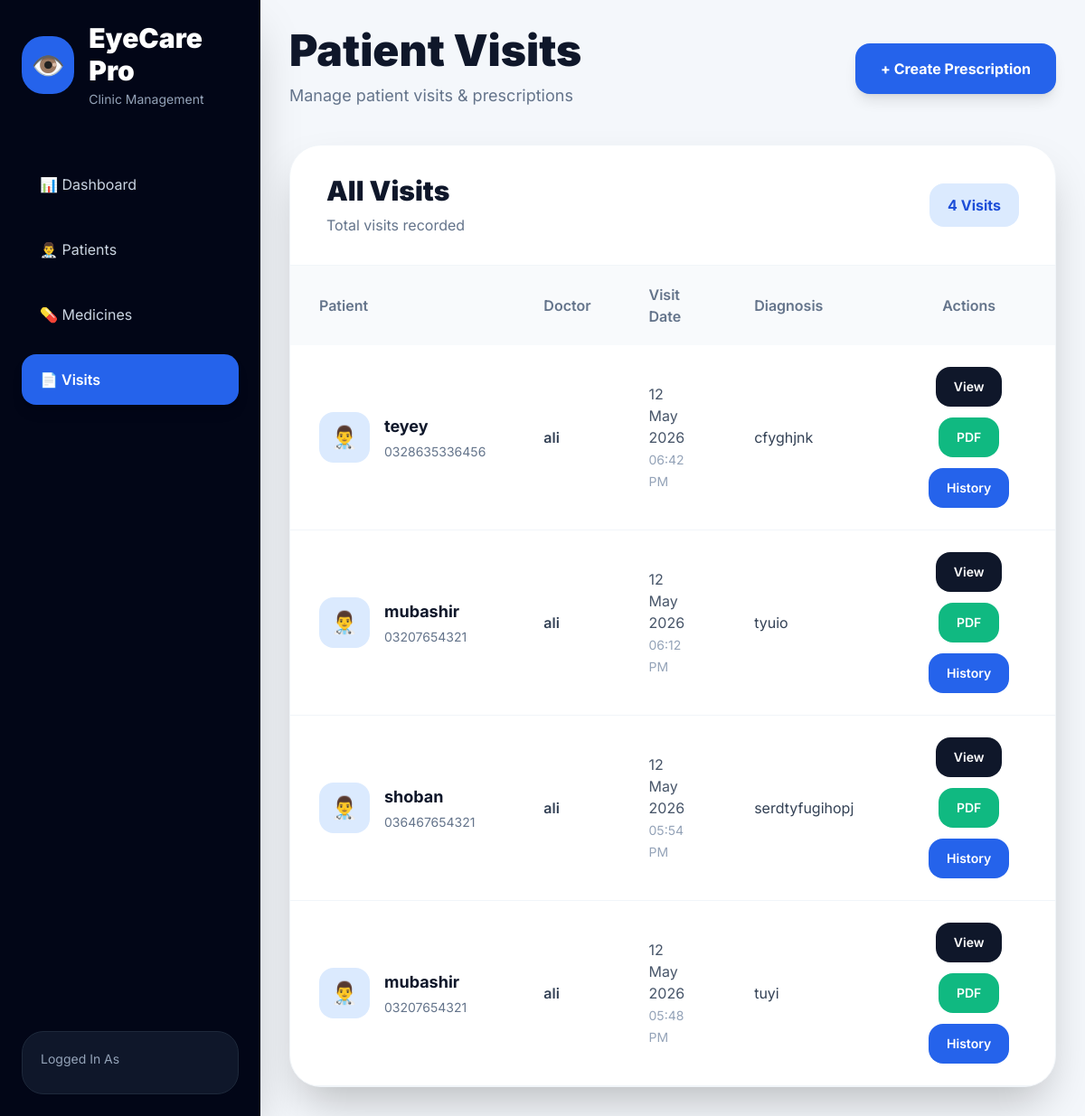
Page /prescriptions/visits/ on the earlier database version.
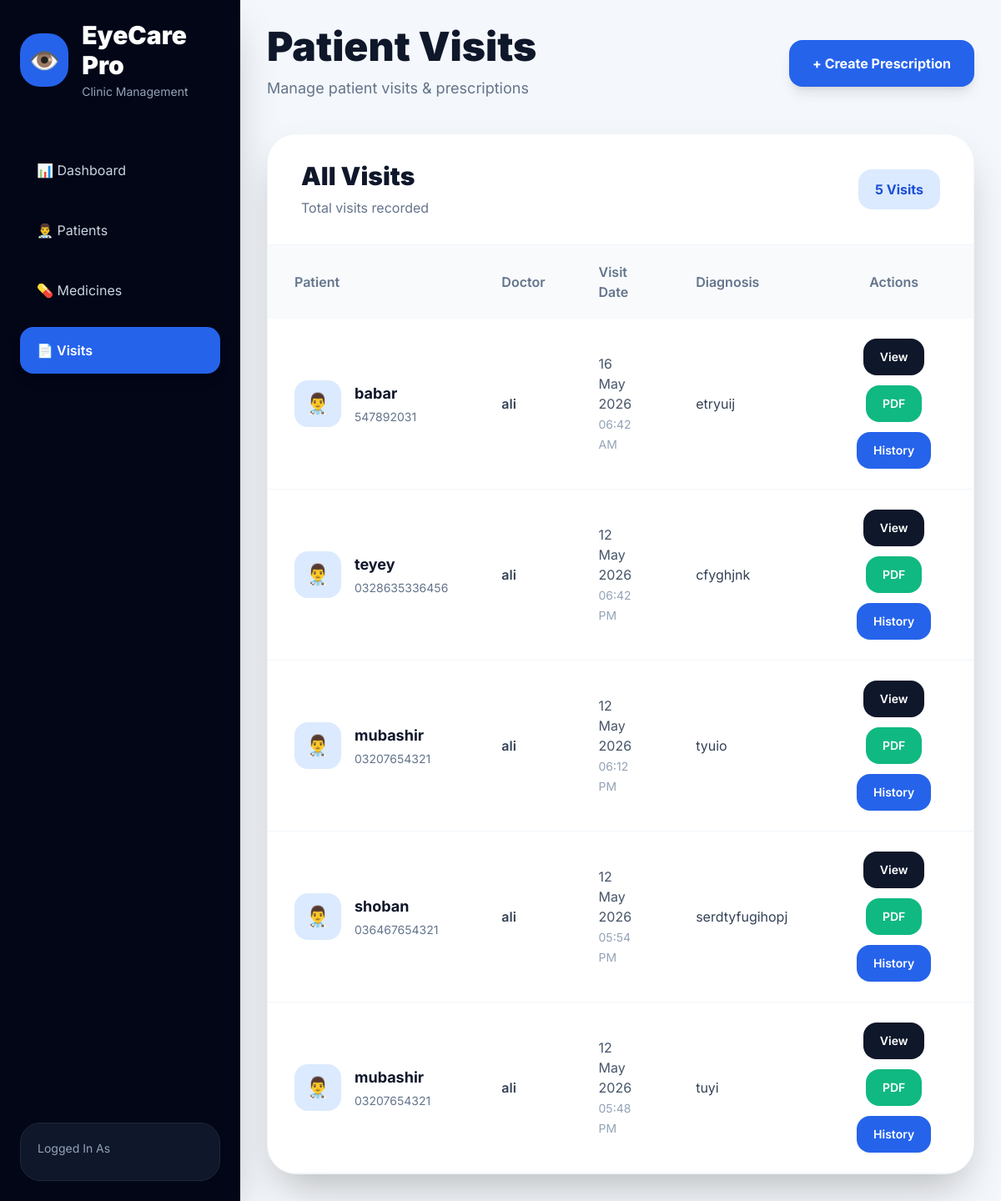
Same page on the later database version.
### prescriptions/models.py (models this page shows, shortened)
class Visit(models.Model):
    patient = models.ForeignKey(
        Patient,
        on_delete=models.CASCADE,
        related_name='visits'
    )
    doctor = models.ForeignKey(
        User,
        on_delete=models.SET_NULL,
        null=True,
        blank=True
    )
    complaints = models.TextField(
        blank=True,
        null=True
    )
    diagnosis = models.TextField(
        blank=True,
        null=True
    )
    notes = models.TextField(
        blank=True,
        null=True
    )
    visit_date = models.DateTimeField(
        auto_now_add=True
    )

### patients/models.py (models this page shows, shortened)
class Patient(models.Model):
    GENDER_CHOICES = (
        ('Male', 'Male'),
        ('Female', 'Female'),
    )
    name = models.CharField(
        max_length=200
    )
    phone = models.CharField(
        max_length=20,
        unique=True
    )
    age = models.PositiveIntegerField()
    gender = models.CharField(
        max_length=10,
        choices=GENDER_CHOICES
    )
    address = models.TextField(
        blank=True,
        null=True
    )
    eye_notes = models.TextField(
        blank=True,
        null=True
    )
    created_at = models.DateTimeField(
        auto_now_add=True
    )
    updated_at = models.DateTimeField(
        auto_now=True
    )

### prescriptions/views.py (the view)
def visit_list(request):
    visits = Visit.objects.all().order_by('-id')
    context = {
        'visits': visits
    }
    return render(
        request,
        'visit_list.html',
        context
    )

### Userclinic/context_processors.py (called while the page is built)
def user_role(request):
    role = ''
    try:
        if request.user.is_authenticated:
            role = request.user.profile.role
    except Exception:
        role = ''
    return {
        'user_role': role,
        'is_admin': role == 'ADMIN',
        'is_consultant': role == 'CONSULTANT',
    }

### templates/visit_list.html (shortened to what the changed rows need)
<!DOCTYPE html>
<html lang="en">
<head>
    <script src="https://cdn.tailwindcss.com"></script>
</head>
<body>
<div class="flex min-h-screen">
    <aside class="w-72 bg-slate-950 text-white p-6 flex flex-col justify-between shadow-2xl">
        <div>
            <div class="mb-14">
                <div class="flex items-center gap-4">
                    <div>
                        <h1 class="text-3xl font-black">
                            EyeCare Pro
                        </h1>
                    </div>
                </div>
            </div>
        </div>
    </aside>
    <main class="flex-1 p-8 overflow-y-auto">
        <div class="flex justify-between items-center mb-10">
            <div>
                <h1 class="text-5xl font-black text-slate-900">
                    Patient Visits
                </h1>
            </div>
        </div>
        <div class="bg-white rounded-[35px] shadow-2xl border border-slate-100 overflow-hidden">
            <div class="flex justify-between items-center px-10 py-8 border-b border-slate-100">
                <div>
                    <h2 class="text-3xl font-black text-slate-900">
                        All Visits
                    </h2>
                    <p class="text-slate-500 mt-2">
                    </p>
                </div>
                <div class="bg-blue-100 text-blue-700 px-5 py-3 rounded-2xl font-bold">
                    {{ visits.count }} Visits
                </div>
            </div>
            <div class="overflow-x-auto">
                <table class="w-full">
                    <thead class="bg-slate-50">
                        <tr>
                            <th class="text-left px-8 py-5 text-slate-500 font-semibold">
                                Patient
                            </th>
                            <th class="text-left px-8 py-5 text-slate-500 font-semibold">
                                Doctor
                            </th>
                            <th class="text-left px-8 py-5 text-slate-500 font-semibold">
                                Visit Date
                            </th>
                            <th class="text-left px-8 py-5 text-slate-500 font-semibold">
                                Diagnosis
                            </th>
                            <th class="text-center px-8 py-5 text-slate-500 font-semibold">
                                Actions
                            </th>
                        </tr>
                    </thead>
                    <tbody>
                        {% for visit in visits %}
                        <tr class="border-b border-slate-100 hover:bg-slate-50 smooth">
                            <td class="px-8 py-6">
                                <div class="flex items-center gap-4">
                                    <div class="w-14 h-14 rounded-2xl bg-blue-100 flex items-center justify-center text-2xl">
                                        👨‍⚕️
                                    </div>
                                    <div>
                                        <h3 class="font-bold text-slate-900 text-lg">
                                            {{ visit.patient.name }}
                                        </h3>
                                        <p class="text-sm text-slate-500 mt-1">
                                            {{ visit.patient.phone }}
                                        </p>
                                    </div>
                                </div>
                            </td>
                            <td class="px-8 py-6 text-slate-700 font-semibold">
                                {{ visit.doctor.username }}
                            </td>
                            <td class="px-8 py-6 text-slate-600">
                                {{ visit.visit_date|date:"d M Y" }}
                                <br>
                                <span class="text-sm text-slate-400">
                                    {{ visit.visit_date|time:"h:i A" }}
                                </span>
                            </td>
                            <td class="px-8 py-6">
                                <div class="max-w-xs truncate text-slate-700">
                                    {{ visit.diagnosis|default:"No Diagnosis" }}
                                </div>
                            </td>
                            <td class="px-8 py-6">
                                <div class="flex items-center justify-center gap-3 flex-wrap">
                                    <a href="{% url 'prescription_detail' visit.prescription.id %}"
                                       class="bg-slate-900 hover:bg-black text-white px-5 py-3 rounded-2xl text-sm font-semibold smooth">
                                        View
                                    </a>
                                    <a href="{% url 'prescription_pdf' visit.prescription.id %}"
                                       class="bg-emerald-500 hover:bg-emerald-600 text-white px-5 py-3 rounded-2xl text-sm font-semibold smooth">
                                        PDF
                                    </a>
                                    <a href="{% url 'patient_history' visit.patient.id %}"
                                       class="bg-blue-600 hover:bg-blue-700 text-white px-5 py-3 rounded-2xl text-sm font-semibold smooth">
                                        History
                                    </a>
                                </div>
                            </td>
                        </tr>
                        {% endfor %}
                    </tbody>
                </table>
            </div>
        </div>
    </main>
</div>
</body>
</html>

Differences in the rows shown:
added Visit: patient.name "babar", patient.phone "547892031", doctor.username "ali", visit_date "16 May 2026", visit_date "06:42 AM", diagnosis "etryuij"
Other differences:
{{ visits.count }}: "4" → "5"
